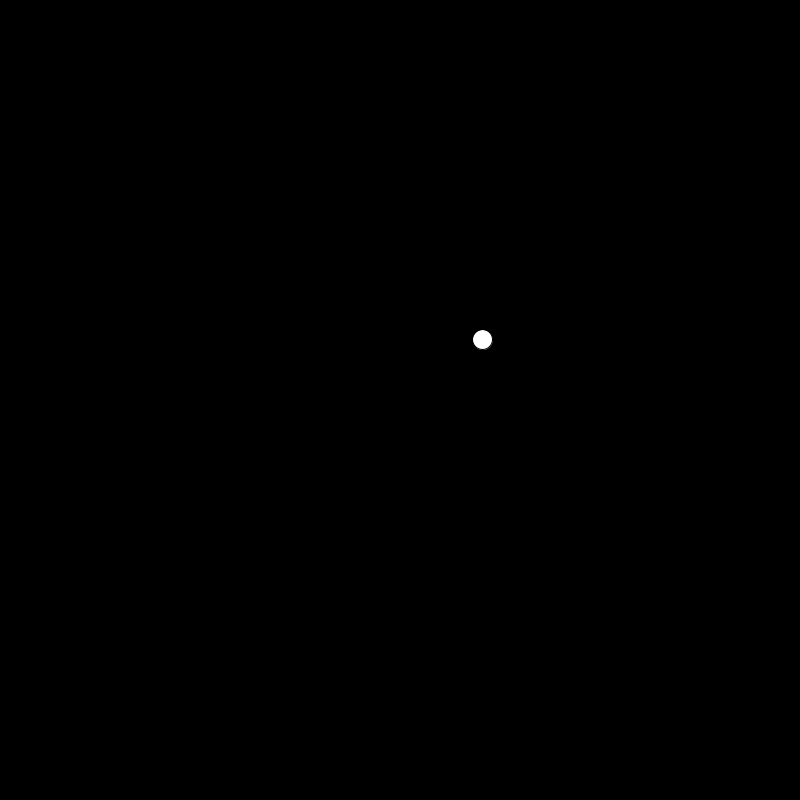
Frame 1 (no input)
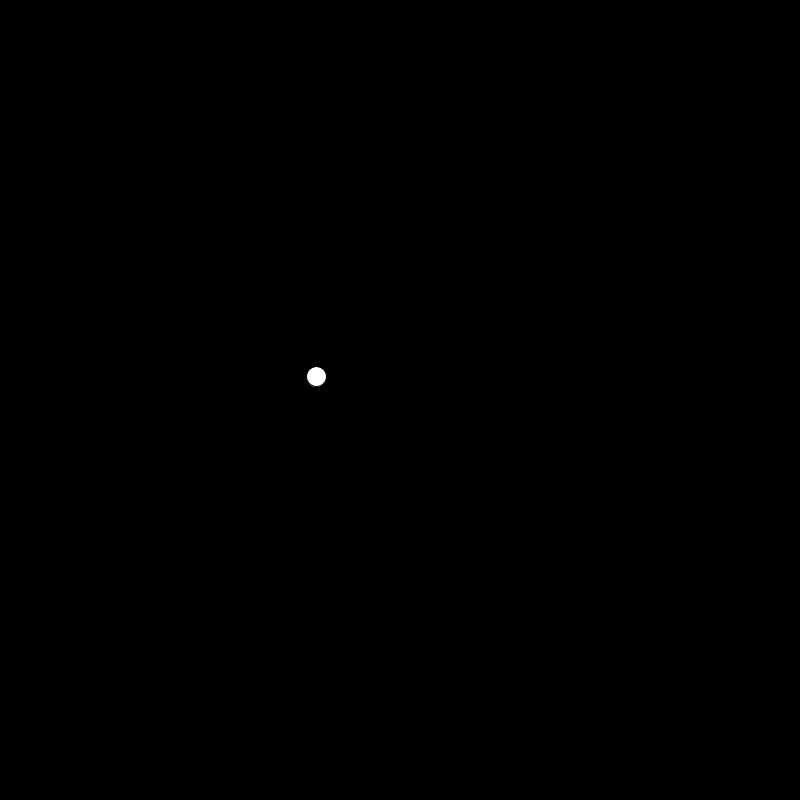
Frame 60 (the mouse pressed at the canvas centre just before this capture)
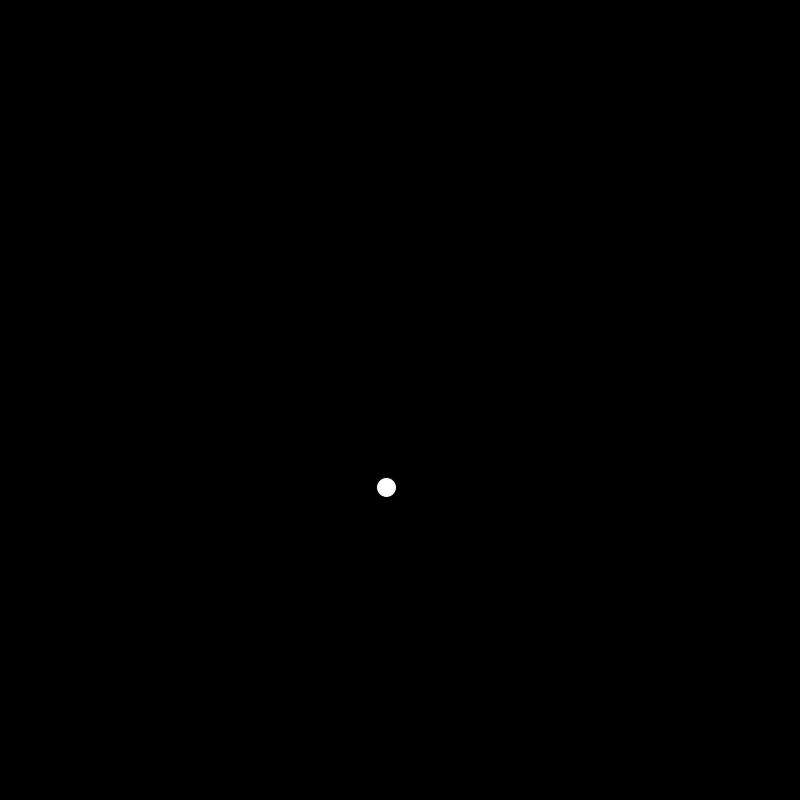
Frame 120 (the mouse held since frame 60 and released just before this capture)

The Processing sketch that drew these frames (run headless with seeded random() and noise(); from frame 60 on, the mouse is pressed at the canvas centre):

// Processing sketch: Exercise02_Noise
// ── Exercise02_Noise.pde
/*
* DES-INV23
* 
* Noise Exercise
*
*/

float x;
float y;

float xOff = 0;
float yOff = 100;
void setup(){
  size(800,800);
  frameRate(60);
  x = width/2;
  y = height/2;
    randomSeed(0);

}

void draw(){
  background(0);
  xOff+= 0.02;
  yOff+= 0.02;
  
  
  x = map(noise(xOff), 0, 1, 0, width);
  y = map(noise(yOff), 0, 1, 0, height);
  
  ellipse(x, y, 20,20);
}
